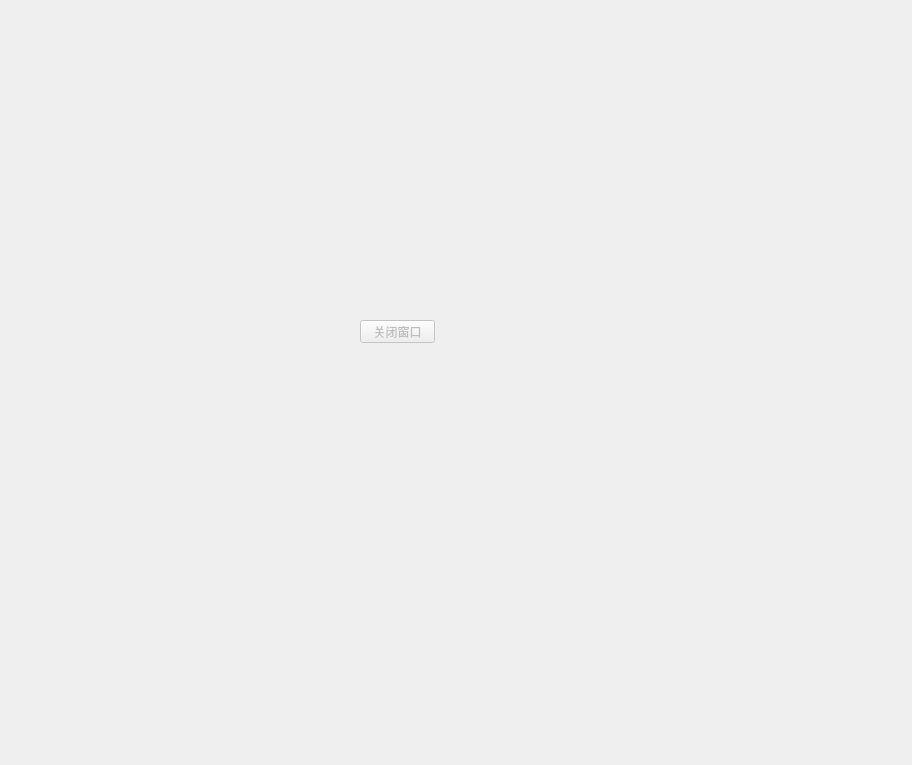
<?xml version="1.0" encoding="UTF-8"?>
<ui version="4.0">
 <class>Form</class>
 <widget class="QWidget" name="Form">
  <property name="enabled">
   <bool>false</bool>
  </property>
  <property name="geometry">
   <rect>
    <x>0</x>
    <y>0</y>
    <width>912</width>
    <height>765</height>
   </rect>
  </property>
  <property name="windowTitle">
   <string>Form</string>
  </property>
  <widget class="QPushButton" name="CloseWindows">
   <property name="geometry">
    <rect>
     <x>360</x>
     <y>320</y>
     <width>75</width>
     <height>23</height>
    </rect>
   </property>
   <property name="text">
    <string>关闭窗口</string>
   </property>
  </widget>
 </widget>
 <resources/>
 <connections>
  <connection>
   <sender>CloseWindows</sender>
   <signal>clicked()</signal>
   <receiver>Form</receiver>
   <slot>close()</slot>
   <hints>
    <hint type="sourcelabel">
     <x>392</x>
     <y>329</y>
    </hint>
    <hint type="destinationlabel">
     <x>393</x>
     <y>372</y>
    </hint>
   </hints>
  </connection>
 </connections>
</ui>
